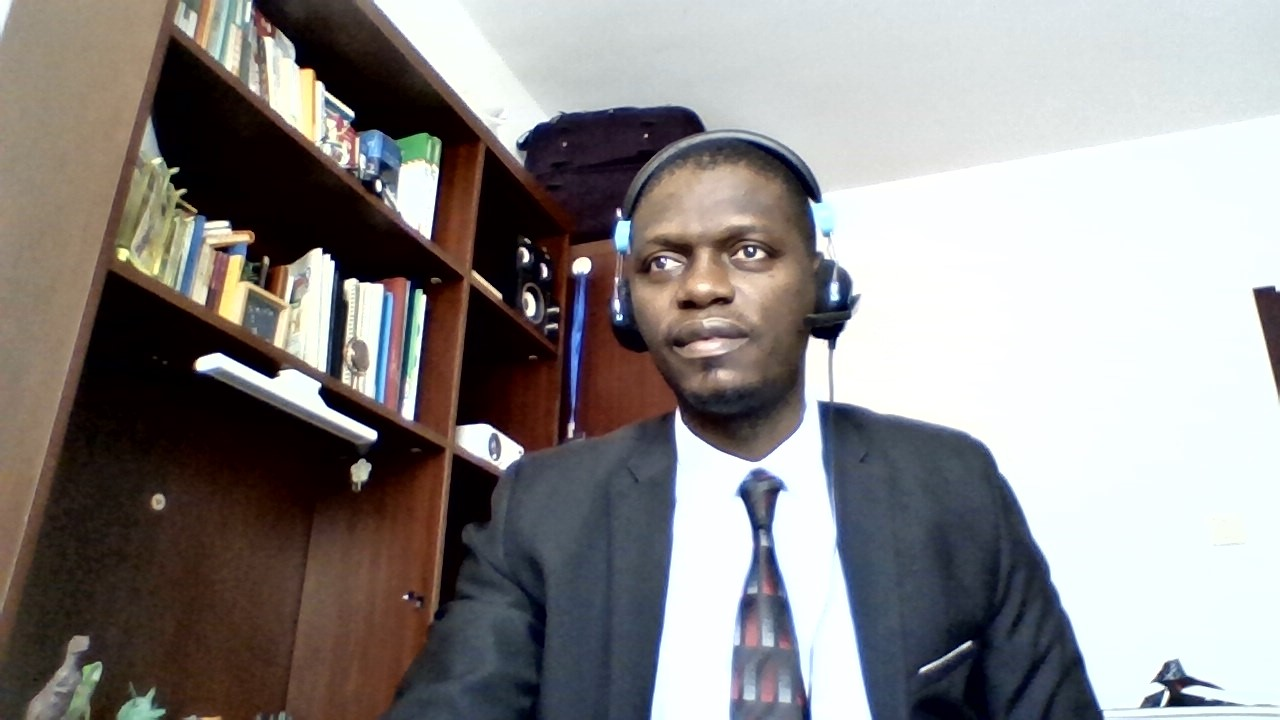
//> input picture images/kiese.jpg, 1280 x 720 px
$ ./6_color_detection   (built with g++ and OpenCV 4)
//> lines starting //> are read from the running program, lines starting //| are printed output that depends on the picture; after the words box and inside, x2 and y2 are one past the last pixel; in counts of white or black regions, pixels touching at a corner belong together
#include <opencv2/imgcodecs.hpp>
#include <opencv2/highgui.hpp>
#include <opencv2/imgproc.hpp>
#include <iostream>

using namespace cv;
using namespace std;

/////////////// Color Detection //////////////////////

void main() {

	string path = "images/kiese.jpg";
	Mat img = imread(path);
//> img is the input picture: 720 rows x 1280 cols, CV_8UC3; mean B, G, R 135.2, 136.2, 140
	Mat imgHSV, mask;
	int hmin = 0, smin = 110, vmin = 153;
	int hmax = 19, smax = 240, vmax = 255;

	cvtColor(img, imgHSV, COLOR_BGR2HSV);
//> imgHSV: 720 rows x 1280 cols, CV_8UC3; mean H, S, V 65.6, 77.7, 147.7

	namedWindow("Trackbars", (640, 200));
	createTrackbar("Hue Min", "Trackbars", &hmin, 179);
	createTrackbar("Hue Max", "Trackbars", &hmax, 179);
	createTrackbar("Sat Min", "Trackbars", &smin, 255);
	createTrackbar("Sat Max", "Trackbars", &smax, 255);
	createTrackbar("Val Min", "Trackbars", &vmin, 255);
	createTrackbar("Val Max", "Trackbars", &vmax, 255);

	while (true) {

		Scalar lower(hmin, smin, vmin);
		Scalar upper(hmax, smax, vmax);
		inRange(imgHSV, lower, upper, mask);
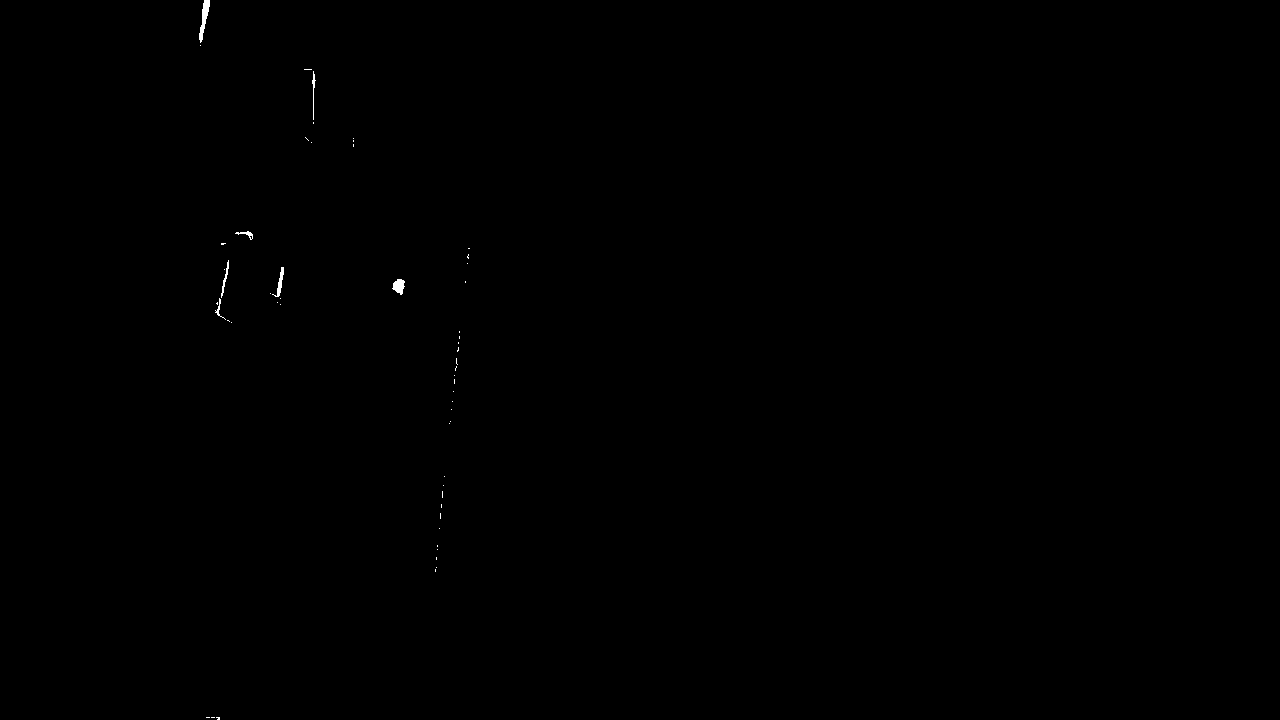
//> mask: 720 rows x 1280 cols, CV_8UC1; 0.09% white; 55 white regions (48 under 20 px), largest, box (x1, y1, x2, y2) and area: (199, 0, 210, 43) 208, (392, 279, 405, 295) 137, (272, 267, 284, 297) 111

		imshow("Image", img);
		imshow("Image HSV", imgHSV);
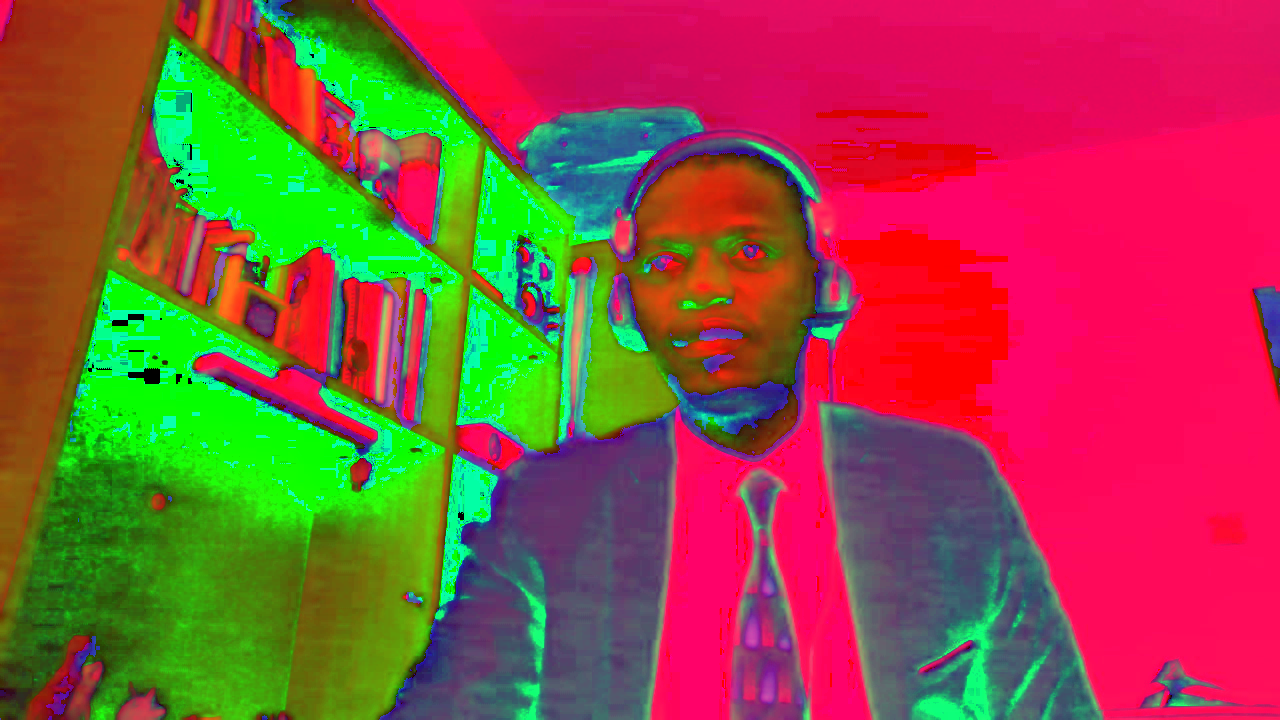
//> window 'Image HSV': 720 rows x 1280 cols, CV_8UC3; mean B, G, R 65.6, 77.7, 147.7
		imshow("Image Mask", mask);
		waitKey(1);
	}
}
